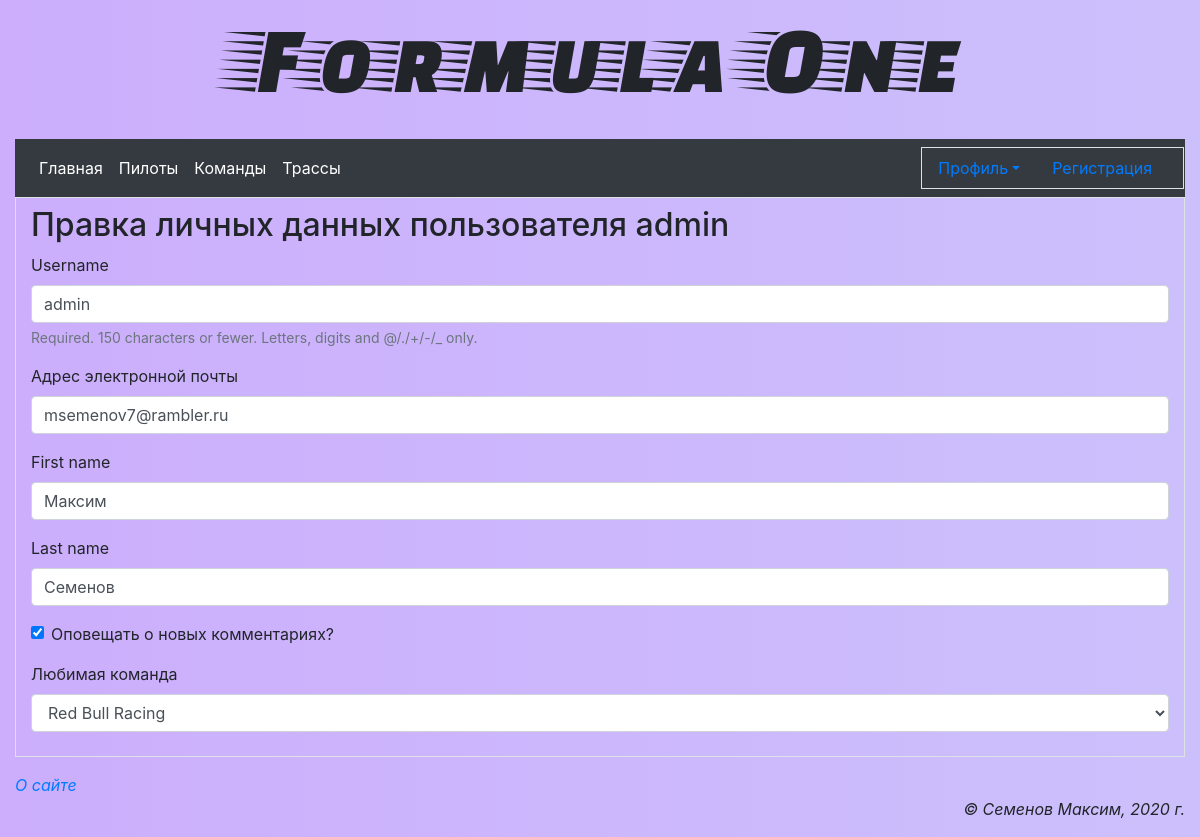
Page /accounts/profile/change (signed in) on the committed database.
### main/models.py (models this page shows)
class AdvUser(AbstractUser):
	is_activated = models.BooleanField(default=True, db_index=True, verbose_name='Прошел активацию?')
	send_messages = models.BooleanField(default=True, verbose_name = 'Оповещать о новых комментариях?')
	TEAMS = ( 	('Mercedes', 'Mercedes'),
				('Ferrari', 'Ferrari'),
				('Red Bull Racing', 'Red Bull Racing'),
				('Racing Point', 'Racing Point'),
				('Mclaren', 'Mclaren'),
				('Renault', 'Renault'),
				('Haas', 'Haas'),
				('Alfa Tauri', 'Alfa Tauri'),
				('Alfa Romeo', 'Alfa Romeo'),
				('Williams', 'Williams') )
	favorite_team = models.CharField(default=True, max_length=20, choices=TEAMS,
									 verbose_name = 'Любимая команда' )
	class Meta(AbstractUser.Meta):
		pass

### main/views.py (the view)
# urls.py: path('accounts/profile/change', ChangeUserInfoView.as_view(), name='profile_change'),
class ChangeUserInfoView(SuccessMessageMixin, LoginRequiredMixin, UpdateView):
	model = AdvUser
	template_name = 'main/change_user_info.html'
	form_class = ChangeUserInfoForm
	success_url = reverse_lazy('main:profile')
	success_message = 'Личные данные пользователя изменены'
	def dispatch(self, request, *args, **kwargs):
		self.user_id = request.user.pk
		return super().dispatch(request, *args, **kwargs)
	def get_object(self, queryset=None):
		if not queryset:
			queryset = self.get_queryset()
		return get_object_or_404(queryset, pk=self.user_id)

### main/forms.py
class ChangeUserInfoForm(forms.ModelForm):
	email = forms.EmailField(required=True, label='Адрес электронной почты')
	class Meta:
		model = AdvUser
		fields = ('username', 'email', 'first_name', 'last_name', 'send_messages', 'favorite_team')

### main/templates/main/change_user_info.html (shortened to what this page needs)
{% extends "layout/basic.html" %}
{% load bootstrap4 %}
{% block content %}
<h2>Правка личных данных пользователя {{ user.username }}</h2>
<form method="post">
	{% bootstrap_form form layout='horizontal' %}
</form>
{% endblock %}

### main/static/main/style.css (style rules this page uses)
body { background: linear-gradient(to right, #CCAEFC, #CCC0FC); }

### rows in the picture
AdvUser: username "admin", email "msemenov7@rambler.ru", first_name "Максим", last_name "Семенов", send_messages "☑", favorite_team "Red Bull Racing"
